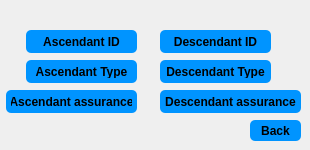
          <widget class="QWidget" name="page_29">
           <widget class="QPushButton" name="pushButton_48">
            <property name="geometry">
             <rect>
              <x>250</x>
              <y>120</y>
              <width>51</width>
              <height>21</height>
             </rect>
            </property>
            <property name="styleSheet">
             <string notr="true">QPushButton {
padding: 5px;
border-radius: 5px;
background-color:#0094ff;
font-weight: bold;
}
QPushButton:hover
{
color :white;
}</string>
            </property>
            <property name="text">
             <string>Back</string>
            </property>
           </widget>
           <widget class="QPushButton" name="pb_desc_tri_6">
            <property name="geometry">
             <rect>
              <x>160</x>
              <y>90</y>
              <width>141</width>
              <height>23</height>
             </rect>
            </property>
            <property name="styleSheet">
             <string notr="true">QPushButton {
padding: 5px;
border-radius: 5px;
background-color:#0094ff;
font-weight: bold;
}
QPushButton:hover
{
color :white;
}</string>
            </property>
            <property name="text">
             <string>Descendant assurance</string>
            </property>
           </widget>
           <widget class="QPushButton" name="pb_asc_tri_2">
            <property name="geometry">
             <rect>
              <x>26</x>
              <y>30</y>
              <width>111</width>
              <height>23</height>
             </rect>
            </property>
            <property name="styleSheet">
             <string notr="true">QPushButton {
padding: 5px;
border-radius: 5px;
background-color:#0094ff;
font-weight: bold;
}
QPushButton:hover
{
color :white;
}</string>
            </property>
            <property name="text">
             <string>Ascendant ID</string>
            </property>
           </widget>
           <widget class="QPushButton" name="pb_desc_tri_2">
            <property name="geometry">
             <rect>
              <x>160</x>
              <y>30</y>
              <width>111</width>
              <height>23</height>
             </rect>
            </property>
            <property name="styleSheet">
             <string notr="true">QPushButton {
padding: 5px;
border-radius: 5px;
background-color:#0094ff;
font-weight: bold;
}
QPushButton:hover
{
color :white;
}</string>
            </property>
            <property name="text">
             <string>Descendant ID</string>
            </property>
           </widget>
           <widget class="QPushButton" name="pb_desc_tri_5">
            <property name="geometry">
             <rect>
              <x>160</x>
              <y>60</y>
              <width>111</width>
              <height>23</height>
             </rect>
            </property>
            <property name="styleSheet">
             <string notr="true">QPushButton {
padding: 5px;
border-radius: 5px;
background-color:#0094ff;
font-weight: bold;
}
QPushButton:hover
{
color :white;
}</string>
            </property>
            <property name="text">
             <string>Descendant Type</string>
            </property>
           </widget>
           <widget class="QPushButton" name="pb_asc_tri_5">
            <property name="geometry">
             <rect>
              <x>26</x>
              <y>60</y>
              <width>111</width>
              <height>23</height>
             </rect>
            </property>
            <property name="styleSheet">
             <string notr="true">QPushButton {
padding: 5px;
border-radius: 5px;
background-color:#0094ff;
font-weight: bold;
}
QPushButton:hover
{
color :white;
}</string>
            </property>
            <property name="text">
             <string>Ascendant Type</string>
            </property>
           </widget>
           <widget class="QPushButton" name="pb_asc_tri_6">
            <property name="geometry">
             <rect>
              <x>6</x>
              <y>90</y>
              <width>131</width>
              <height>23</height>
             </rect>
            </property>
            <property name="styleSheet">
             <string notr="true">QPushButton {
padding: 5px;
border-radius: 5px;
background-color:#0094ff;
font-weight: bold;
}
QPushButton:hover
{
color :white;
}</string>
            </property>
            <property name="text">
             <string>Ascendant assurance</string>
            </property>
           </widget>
          </widget>
